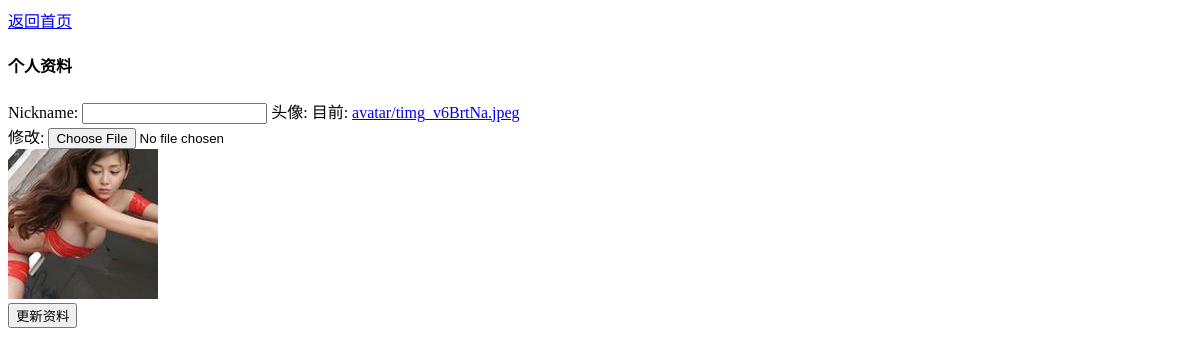
/users/accounts/profile/ (signed in), run on an earlier commit of the app's database.
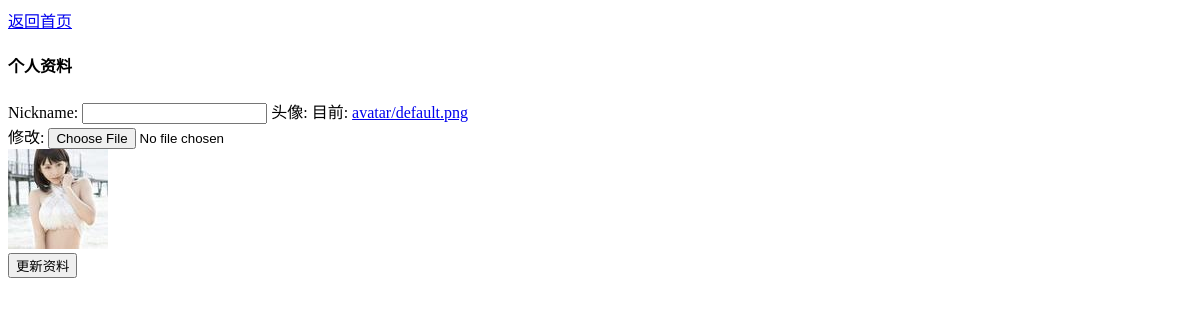
And on a later commit of the database.
### users/models.py (models this page shows, shortened)
class User(AbstractUser):
    nickname = models.CharField(max_length=50, blank=True)
    avatar = ProcessedImageField(upload_to='avatar',
                                 default='avatar/default.png',
                                 verbose_name='头像',
                                 processors=[ResizeToFill(150, 150)], )
    print(avatar)

### users/views.py (the view, shortened to what this page needs)
@login_required
def account_profile(request):
    messages = []
    form = UserDetailForm(instance=request.user)
    return render(request, 'users/user_detail.html', context={'form':form,
                                                                'messages':messages,})

### users/forms.py
class UserDetailForm(ModelForm):
    class Meta:
        model = User
        fields = ('nickname', 'avatar')

### templates/users/user_detail.html (shortened to what this page needs)
<!DOCTYPE html>
<html lang="en">
<head>
</head>
<a href="{% url 'blog:index' %}">返回首页</a>
<body>
<div class="local-header"><h4>个人资料</h4></div>
    <form class="profile" method="post" enctype="multipart/form-data"
        action="{% url 'users:account_profile' %}">
        {{ form }}
        <div class="avatar">
            <img class="img-rounded" src="{{ request.user.avatar.url }}">
        </div>
        <button class="primaryAction" type="submit">更新资料</button>
    </form>
</body>
</html>

What changed in the data, as far as the page shows it:
changed User: user.avatar: picture removed, a placeholder shows
Also different on the page:
text no longer shown: "Nickname: 头像: 目前: avatar/timg_v6BrtNa.jpeg 修改:"
text now shown: "Nickname: 头像: 目前: avatar/default.png 修改:"
